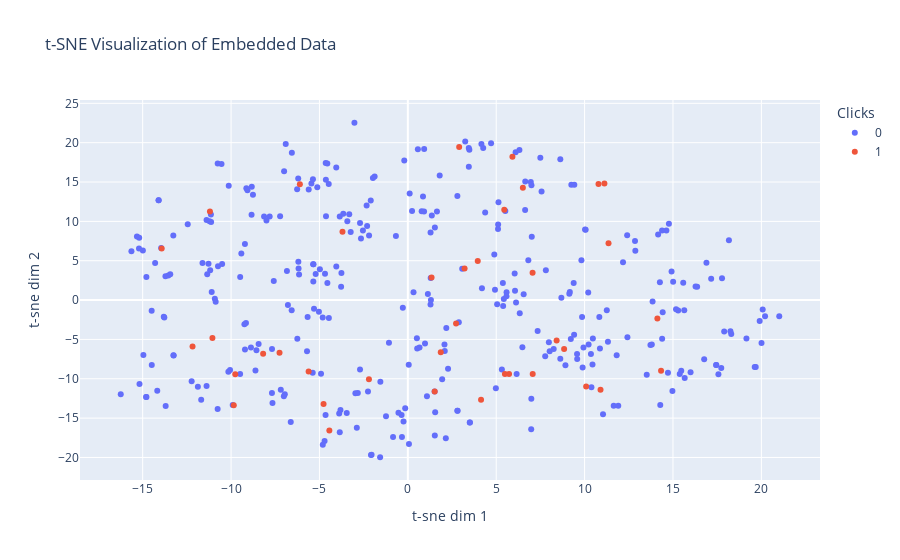

The notebook cell this image was saved under:
### Code cell
ctr_tsne_data_df = pd.DataFrame(ctr_tsne_data, columns=['t-sne dim 1', 't-sne dim 2'])
ctr_tsne_data_df["target"] = unique_data["clicks"].reset_index(drop=True).astype('category')
# ctr_tsne_data_df["target"] = unique_data_top_taxonomies.reset_index(drop=True).astype('category')


fig = px.scatter(ctr_tsne_data_df, x='t-sne dim 1', y='t-sne dim 2', color="target", 
                 title="t-SNE Visualization of Embedded Data")
fig.update_layout(legend_title_text="Clicks")

fig.show()

### Figure 1 — Plotly figure (JSON) as saved in the notebook; plotly's stock layout.template omitted (floating-point values rounded to 4 significant figures; data arrays with more than 128 entries replaced by an {"elided": "..."} marker saying what was removed)
{"data": [{"hovertemplate": "target=0<br>t-sne dim 1=%{x}<br>t-sne dim 2=%{y}<extra></extra>", "legendgroup": "0", "marker": {"color": "#636efa", "symbol": "circle"}, "mode": "markers", "name": "0", "orientation": "v", "showlegend": true, "type": "scatter", "x": {"elided": "334 float values"}, "xaxis": "x", "y": {"elided": "334 float values"}, "yaxis": "y"}, {"hovertemplate": "target=1<br>t-sne dim 1=%{x}<br>t-sne dim 2=%{y}<extra></extra>", "legendgroup": "1", "marker": {"color": "#EF553B", "symbol": "circle"}, "mode": "markers", "name": "1", "orientation": "v", "showlegend": true, "type": "scatter", "x": [-3.697, 8.417, 11.12, 10.9, 10.09, -13.93, 14.12, -2.2, 10.79, 1.343, -5.612, 7.058, 8.84, -9.762, 5.727, 5.918, -8.186, 7.064, -7.259, 2.727, 5.492, 3.211, 11.35, -11.19, -11.05, 5.455, 14.33, -4.44, 3.955, -4.767, -9.847, 1.52, 1.864, -6.107, 6.508, -12.18, 4.142, 2.904], "xaxis": "x", "y": [8.695, -5.133, 14.81, -11.38, -10.99, 6.568, -2.337, -10.05, 14.76, 2.879, -9.061, 3.477, -6.206, -9.409, -9.378, 18.23, -6.81, -9.386, -6.701, -2.969, -9.395, 4.006, 7.223, 11.25, -4.805, 11.48, -8.994, -16.56, 4.973, -13.2, -13.37, -11.6, -6.636, 14.72, 14.27, -5.909, -12.68, 19.46], "yaxis": "y"}], "layout": {"legend": {"title": {"text": "Clicks"}, "tracegroupgap": 0}, "title": {"text": "t-SNE Visualization of Embedded Data"}, "xaxis": {"anchor": "y", "domain": [0, 1], "title": {"text": "t-sne dim 1"}}, "yaxis": {"anchor": "x", "domain": [0, 1], "title": {"text": "t-sne dim 2"}}}}
